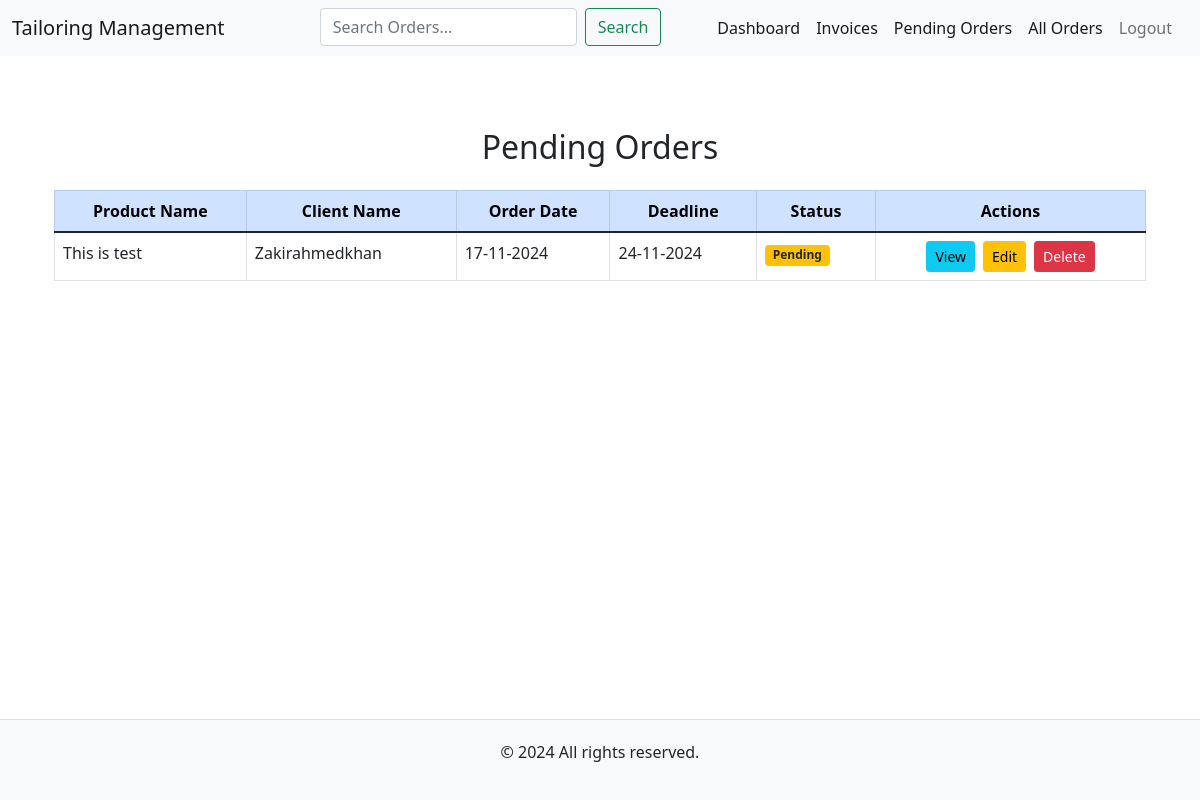
The app's page /pending-orders (signed in) with its own data.
### model.py (models this page shows, shortened)
class Order(db.Model):
    __tablename__ = 'orders'
    id: Mapped[int] = mapped_column(Integer, primary_key=True)
    order_date: Mapped[datetime] = mapped_column(DateTime, nullable=False, default=datetime.utcnow)
    deadline: Mapped[datetime] = mapped_column(DateTime, nullable=False)
    product_name: Mapped[str] = mapped_column(String(50), nullable=False)
    price: Mapped[float] = mapped_column(Float, nullable=False)
    status: Mapped[str] = mapped_column(String(20), nullable=False, default="Pending")
    quantity: Mapped[int] = mapped_column(Integer, nullable=False, default=1)
    client_id: Mapped[int] = mapped_column(Integer, db.ForeignKey('clients.id'), nullable=False)
    client: Mapped[Client] = relationship("Client", back_populates="orders")
    admin_id: Mapped[int] = mapped_column(Integer, db.ForeignKey('admins.id'), nullable=False)
    admin: Mapped["Admin"] = relationship("Admin", back_populates="orders")

class Client(db.Model):
    __tablename__ = 'clients'
    id: Mapped[int] = mapped_column(Integer, primary_key=True)
    name: Mapped[str] = mapped_column(String(100), nullable=False)
    street: Mapped[str] = mapped_column(String(250))
    city: Mapped[str] = mapped_column(String(15))
    phone_number: Mapped[str] = mapped_column(String(20))
    admin_id: Mapped[int] = mapped_column(Integer, db.ForeignKey('admins.id'), nullable=False)
    admin: Mapped["Admin"] = relationship("Admin", back_populates="clients")
    orders: Mapped[list["Order"]] = relationship("Order", back_populates="client", lazy="dynamic")

### main.py (the view)
@app.route('/pending-orders', methods=["GET", "POST"])
@login_required
def pending_orders():
    pending_orders = Order.query.filter_by(admin_id=current_user.id, status='Pending').all()
    return render_template('pending_orders.html', orders=pending_orders)

### main.py (called while the page is built)
@login_manager.user_loader
def load_user(admin_id):
    return db.get_or_404(Admin, admin_id)

### templates/pending_orders.html (shortened to what this page needs)
{% extends "base.html" %}
{% block content %}
    <div class="container mt-5 mb-4">
        <h2 class="text-center mb-4">Pending Orders</h2>
        {% if orders %}
            <div class="d-none d-md-block">
                <table class="table table-bordered">
                    <thead class="table-primary text-center">
                        <tr>
                            <th>Product Name</th>
                            <th>Client Name</th>
                            <th>Order Date</th>
                            <th>Deadline</th>
                            <th>Status</th>
                            <th>Actions</th>
                        </tr>
                    </thead>
                    <tbody>
                        {% for order in orders %}
                            <tr>
                                <td>{{ order.product_name }}</td>
                                <td>{{ order.client.name }}</td>
                                <td>{{ order.order_date.strftime('%d-%m-%Y') }}</td>
                                <td>{{ order.deadline.strftime('%d-%m-%Y') }}</td>
                                <td>
                                    {% if order.status == 'Pending' %}
                                        <span class="badge bg-warning text-dark">{{ order.status }}</span>
                                    {% elif order.status == 'Completed' %}
                                        <span class="badge bg-success">{{ order.status }}</span>
                                    {% elif order.status == 'Delivered' %}
                                        <span class="badge bg-info">{{ order.status }}</span>
                                    {% elif order.status == 'Paid' %}
                                        <span class="badge bg-success">{{ order.status }}</span>
                                    {% else %}
                                        <span class="badge bg-secondary">{{ order.status }}</span>
                                    {% endif %}
                                </td>
                                <td class="text-center">
                                    <div class="d-flex justify-content-center gap-2">
                                        <a href="{{ url_for('view_order', order_id=order.id) }}" class="btn btn-info btn-sm">View</a>
                                        <a href="{{ url_for('edit_order', order_id=order.id) }}" class="btn btn-warning btn-sm">Edit</a>
                                        <form action="{{ url_for('delete_order', order_id=order.id) }}" method="post" class="d-inline">
                                            <button class="btn btn-danger btn-sm">Delete</button>
                                        </form>
                                    </div>
                                </td>
                            </tr>
                        {% endfor %}
                    </tbody>
                </table>
            </div>
        {% else %}
            <p class="text-center text-muted">No pending orders found.</p>
        {% endif %}
    </div>
{% endblock %}

### static/css/styles.css (style rules this page uses)
html, body { height: 100%; margin: 0; display: flex; flex-direction: column; }

### records on screen
Order: product_name "This is test", client.name "Zakirahmedkhan", order_date "17-11-2024", deadline "24-11-2024", status "Pending"
